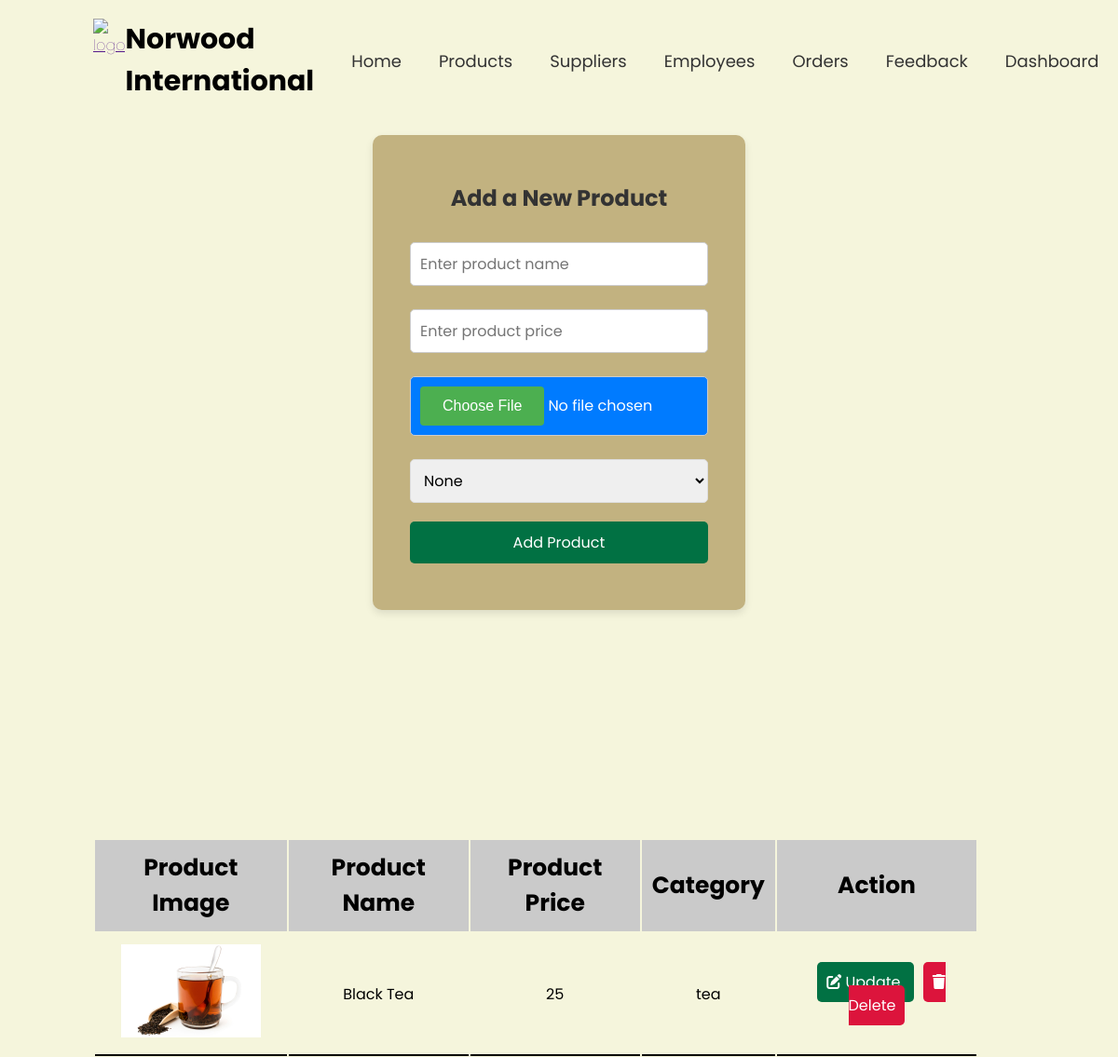
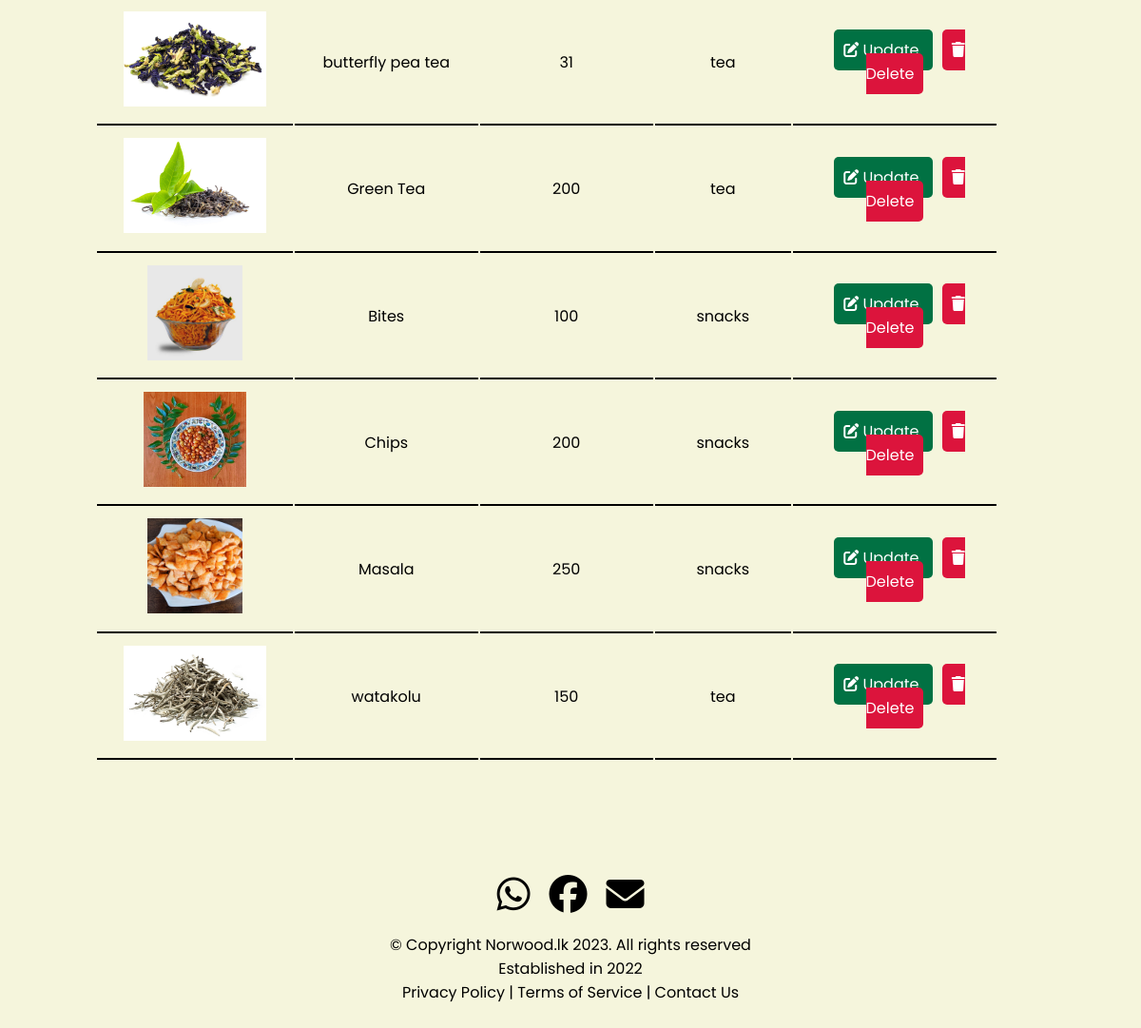
Page /admin-product.php on the committed database (2 pictures, top to bottom).
### tables this page shows
CREATE TABLE `tbl_product` (
  `id` int(11) NOT NULL,
  `name` varchar(20) NOT NULL,
  `price` int(11) NOT NULL,
  `image` varchar(255) NOT NULL,
  `category` varchar(20) NOT NULL
);

### admin-product.php (the view, shortened to what this page needs)
<!DOCTYPE html>
<html lang="en">
<head>
    <link rel="stylesheet" href="css/adminproducts.css">
    <link rel="stylesheet" href="https://cdnjs.cloudflare.com/ajax/libs/font-awesome/6.6.0/css/all.min.css" />
</head>
<body>
<?php
@include 'config.php';
?>
<header>
            <div class="hi">
                <a href="" class="logo"><img src="images/logo1.png" alt="logo" style="width: 120px;"></a>
                <h1>Norwood International</h1>
            </div>
            <ul>
                <li><a href="admin-index.php">Home</a></li>
                <li><a href="admin-product.php">Products</a></li>
                <li><a href="supplier.php">Suppliers</a></li>
                <li><a href="employee.php">Employees</a></li>
                <li><a href="admin_order.php">Orders</a></li>
                <li><a href="admin-feedback.php">Feedback</a></li>
                <li><a href="admin-dashboard.php">Dashboard</a></li>
            </ul>
        </header>
<div class="container">
    <div class="form-box">
        <h2>Add a New Product</h2>
        <form action="<?php $_SERVER['PHP_SELF'] ?>" method="post" enctype="multipart/form-data">
            <input type="text" name="product_name" placeholder="Enter product name" required>
            <input type="number" name="product_price" placeholder="Enter product price" required>
            <input type="file" name="product_image" accept="image/png, image/jpg, image/jpeg" required>
            <select class="productType" name="product-type">
                <option value="">None</option>
            </select>
            <button type="submit" name="add_product">Add Product</button>
        </form>
    </div>
</div>
<?php
$select = mysqli_query($conn, "SELECT * FROM tbl_product");
?>
<div class="product-display">
    <table class="product-display-table">
        <thead>
            <tr>
                <th>Product Image</th>
                <th>Product Name</th>
                <th>Product Price</th>
                <th>Category</th>
                <th>Action</th>
            </tr>
        </thead>
        <?php while ($row = mysqli_fetch_assoc($select)) { ?>
            <tr>
                <td><img src="uploaded/<?php echo $row['image']; ?>" height="100px"></td>
                <td><?php echo $row['name']; ?></td>
                <td><?php echo $row['price']; ?></td>
                <td><?php echo $row['category']; ?></td>
                <td>
                    <a class="btn1"
                        data-id="<?php echo $row['id']; ?>"
                        data-name="<?php echo $row['name']; ?>"
                        data-price="<?php echo $row['price']; ?>"
                        data-category="<?php echo $row['category']; ?>"
                        data-image="<?php echo $row['image']; ?>">
                        <i class="fas fa-edit"></i> Update
                    </a>
                    <a href="admin-product.php?delete=<?php echo $row['id']; ?>" class="btn"><i class="fas fa-trash"></i> Delete</a>
                </td>
            </tr>
        <?php }; ?>
    </table>
</div>
<footer class="footer">
            <div class="social">
                <a href="https://web.whatsapp.com/"><i class="fa-brands fa-whatsapp" style="color: #000000;"></i></a>
                <a href="https://web.facebook.com/?_rdc=1&_rdr"><i class="fa-brands fa-facebook" style="color: #000000;"></i></a>
                <a href="https://web.facebook.com/?_rdc=1&_rdr"><i class="fa-solid fa-envelope" style="color: #000000;"></i></a>
            </div>
            <p align="center"> © Copyright Norwood.lk 2023. All rights reserved</p>
            <p align="center"> Established in 2022</p>
            <p align="center"> Privacy Policy | Terms of Service | Contact Us</p>
            <br>
        </footer>
</body>
</html>

### css/adminproducts.css (style rules this page uses)
* { margin: 0; padding: 0; box-sizing: border-box; font-family: 'Poppins'; }
body { background-color: beige; }
header { position: absolute; top: 0; left: 0; width: 100%; padding: 20px 100px; display: flex; justify-content: space-between; align-items: center; background-color: beige; }
input[type="file"] { background-color: #007BFF; color: white; border: none; border-radius: 8px; padding: 10px 20px; cursor: pointer; font-size: 14px; }
header .hi { display: flex; position: relative; border-radius: 100%; align-content: center; }
header .hi h1 { font-size: 30px; align-content: center; }
.hi { color: black; font-family: "Kanit", sans-serif; font-weight: 100; font-style: normal; }
header ul { position: relative; display: flex; }
header ul li { list-style: none; }
header ul li a { display: inline-block; color: #333; font-weight: 400; margin-left: 40px; font-size: 18PX; text-decoration: none; transition: 0.1s; }
footer { background-color: #f5f5dc; }
footer .social { display: flex; justify-content: center; }
footer .social a { font-size: 40px; padding: 10px; }
.container { display: flex; justify-content: center; align-items: center; height: 100vh; background-color: beige; }
.form-box { background-color: #C2B280; padding: 40px; border-radius: 10px; box-shadow: 0 4px 8px rgba(0, 0, 0, 0.1); text-align: center; width: 100%; max-width: 400px; }
.form-box h2 { margin-top: 10px; margin-bottom: 20px; color: #333; }
.form-box input, .form-box select, .form-box button { width: 100%; padding: 10px; margin: 10px 0; border: 1px solid #ddd; border-radius: 5px; font-size: 16px; }
input[type="file"] { padding: 10px; cursor: pointer; background-color: #007BFF; color: white; border: none; border-radius: 5px; }
.form-box button { background: #017143; color: white; border: none; cursor: pointer; transition: background-color 0.3s ease; }
.product-display { margin: 2rem 0; margin-right: 250px; }
.product-display .product-display-table { width: 100%; text-align: center; margin: 100px; }
.product-display .product-display-table thead { padding: 1rem; font-size: 25px; background-color: #cacaca; }
.product-display .product-display-table th { padding: 0.7rem; }
.product-display .product-display-table td { padding: 0.7rem; border-bottom: 2px solid black; }
.btn { width: 100%; padding: 10px; background-color: #017143; color: white; border: none; border-radius: 5px; cursor: pointer; font-size: 16px; text-decoration: none; }
.btn1 { width: 100%; padding: 10px; background-color: #017143; color: white; border: none; border-radius: 5px; cursor: pointer; font-size: 16px; text-decoration: none; margin: 10px; }
.product-display .product-display-table .btn:last-child { margin-top: 0; background-color: crimson; }

### admin-product.php (style rules this page uses)
h2 { margin-top: 0; }
form { display: flex; flex-direction: column; }
input[type="text"], input[type="number"], input[type="file"], select { margin-bottom: 15px; padding: 10px; font-size: 16px; border: 1px solid #ccc; border-radius: 5px; }
button { padding: 10px; font-size: 16px; background-color: #28a745; color: white; border: none; border-radius: 5px; cursor: pointer; }

### rows in the picture
tbl_product: image (picture), name "Black Tea", price "25", category "tea"
tbl_product: image (picture), name "butterfly pea tea", price "31", category "tea"
tbl_product: image (picture), name "Green Tea", price "200", category "tea"
tbl_product: image (picture), name "Bites", price "100", category "snacks"
tbl_product: image (picture), name "Chips", price "200", category "snacks"
tbl_product: image (picture), name "Masala", price "250", category "snacks"
tbl_product: image (picture), name "watakolu", price "150", category "tea"
